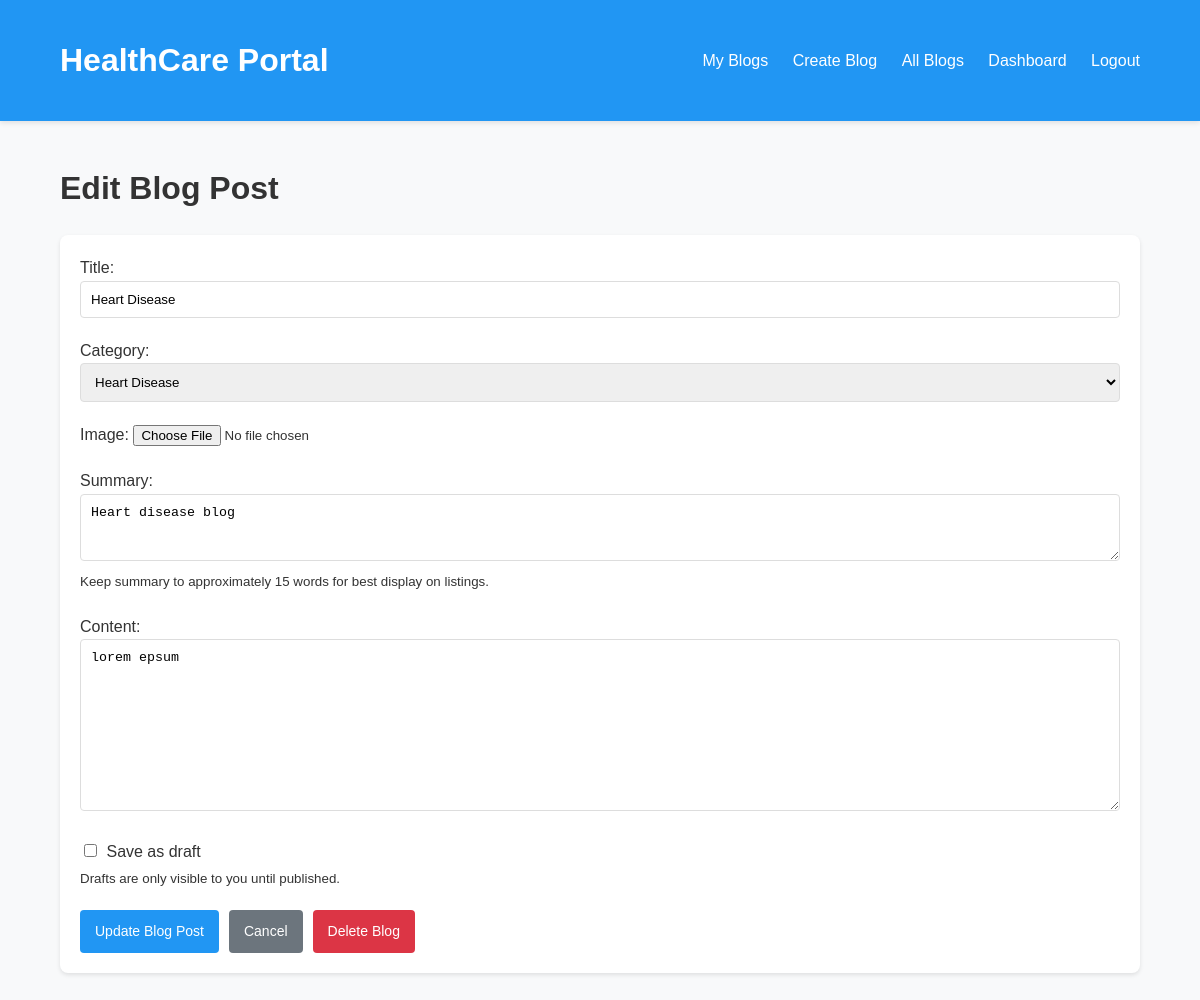
Screenshot of /doctor/blogs/edit/2/ (signed in) with the database file from the repository.
### blog/models.py (models this page shows, shortened)
class BlogPost(models.Model):
    title = models.CharField(max_length=200)
    image = models.ImageField(upload_to='blog_images/', blank=True, null=True)
    category = models.ForeignKey(Category, on_delete=models.SET_NULL, null=True, blank=True, related_name='blog_posts')
    summary = models.TextField()
    content = models.TextField()
    author = models.ForeignKey(
        settings.AUTH_USER_MODEL,
        on_delete=models.CASCADE,
        limit_choices_to={'user_type': 'doctor'}
    )
    is_draft = models.BooleanField(default=True)
    created_at = models.DateTimeField(auto_now_add=True)
    updated_at = models.DateTimeField(auto_now=True)

### blog/views.py (the view)
# urls.py: path('doctor/blogs/edit/<int:blog_id>/', views.edit_blog, name='edit_blog'),
@login_required
def edit_blog(request, blog_id):
    user_type = request.user.user_type.strip() if request.user.user_type else ""
    if user_type != 'doctor':
        raise PermissionDenied("Only doctors can edit blog posts.")
    blog_post = get_object_or_404(BlogPost, id=blog_id, author=request.user)
    if request.method == 'POST':
        form = BlogPostForm(request.POST, request.FILES, instance=blog_post)
        if form.is_valid():
            form.save()
            messages.success(request, "Blog post updated successfully.")
            return redirect('doctor_blog_list')
    else:
        form = BlogPostForm(instance=blog_post)
    return render(request, 'blog/edit_blog.html', {'form': form, 'blog': blog_post})

### blog/forms.py
class BlogPostForm(forms.ModelForm):
    class Meta:
        model = BlogPost
        fields = ['title', 'image', 'category', 'summary', 'content', 'is_draft']
        widgets = {
            'title': forms.TextInput(attrs={'class': 'form-control', 'placeholder': 'Enter title'}),
            'category': forms.Select(attrs={'class': 'form-control'}),
            'summary': forms.Textarea(attrs={'class': 'form-control', 'rows': 3,
                                            'placeholder': 'Write a brief summary (15 words recommended)'}),
            'content': forms.Textarea(attrs={'class': 'form-control', 'rows': 10,
                                            'placeholder': 'Write your blog content here'}),
            'is_draft': forms.CheckboxInput(attrs={'class': 'form-check-input'}),
        }

### blog/models.py (called while the page is built)
    def __str__(self):
        return self.name

### blog/templates/blog/edit_blog.html (shortened to what this page needs)
{% extends "blog/base.html" %}
{% block content %}
    <h1>Edit Blog Post</h1>
    <div class="card">
        <div class="card-body">
            <form method="post" enctype="multipart/form-data">
                <div class="form-group">
                    <label for="{{ form.title.id_for_label }}">Title:</label>
                    {{ form.title }}
                </div>
                <div class="form-group">
                    <label for="{{ form.category.id_for_label }}">Category:</label>
                    {{ form.category }}
                </div>
                <div class="form-group">
                    <label for="{{ form.image.id_for_label }}">Image:</label>
                    {{ form.image }}
                </div>
                <div class="form-group">
                    <label for="{{ form.summary.id_for_label }}">Summary:</label>
                    {{ form.summary }}
                    <small class="text-muted">Keep summary to approximately 15 words for best display on listings.</small>
                </div>
                <div class="form-group">
                    <label for="{{ form.content.id_for_label }}">Content:</label>
                    {{ form.content }}
                </div>
                <div class="form-group">
                    <div class="form-check">
                        {{ form.is_draft }}
                        <label class="form-check-label" for="{{ form.is_draft.id_for_label }}">Save as draft</label>
                    </div>
                    <small class="text-muted">Drafts are only visible to you until published.</small>
                </div>
                <div style="display: flex; gap: 10px;">
                    <button type="submit" class="btn">Update Blog Post</button>
                    <a href="{% url 'doctor_blog_list' %}" class="btn btn-secondary">Cancel</a>
                    <a href="{% url 'delete_blog' blog.id %}" class="btn btn-danger">Delete Blog</a>
                </div>
            </form>
        </div>
    </div>
{% endblock %}

### blog/templates/blog/base.html (style rules this page uses)
body { font-family: 'Arial', sans-serif; line-height: 1.6; color: #333; margin: 0; padding: 0; background-color: #f8f9fa; }
.card { background-color: #fff; border-radius: 8px; box-shadow: 0 2px 4px rgba(0,0,0,0.1); margin-bottom: 20px; overflow: hidden; transition: transform 0.3s ease, box-shadow 0.3s ease; }
.card-body { padding: 20px; }
.btn { display: inline-block; padding: 10px 15px; background-color: #2196f3; color: white; border: none; border-radius: 4px; cursor: pointer; text-decoration: none; font-size: 14px; transition: background-color 0.3s ease; }
.btn-secondary { background-color: #6c757d; }
.btn-danger { background-color: #dc3545; }
.form-group { margin-bottom: 20px; }
.form-control { width: 100%; padding: 10px; border: 1px solid #ddd; border-radius: 4px; box-sizing: border-box; }
.form-check-input { margin-right: 5px; }
.form-check-label { display: inline-block; }

### rows the page displays
BlogPost: title "Heart Disease", category "Heart Disease", summary "Heart disease blog", content "lorem epsum"
